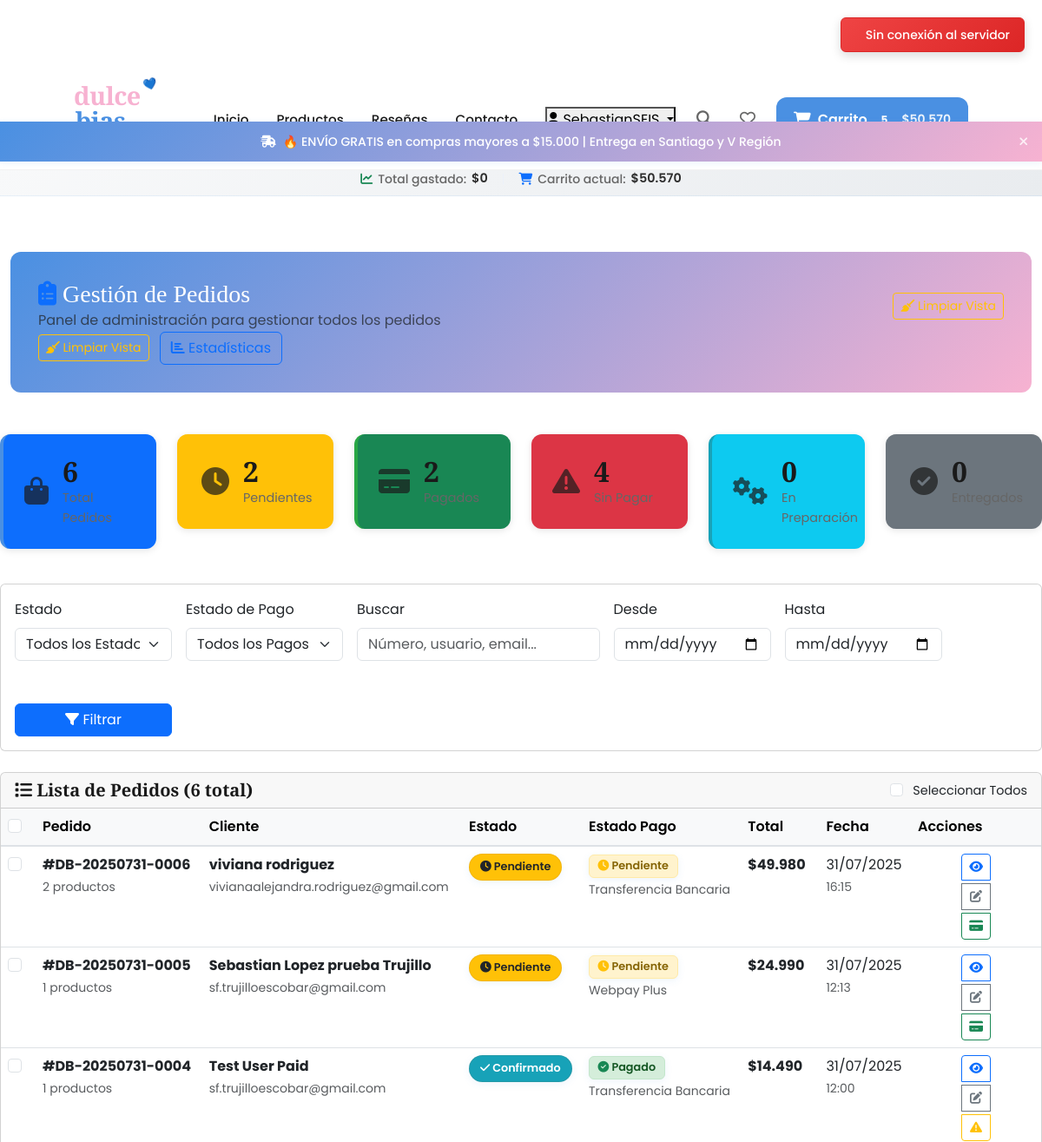
Page /orders/admin/ (signed in, upper part) on the earlier database version.
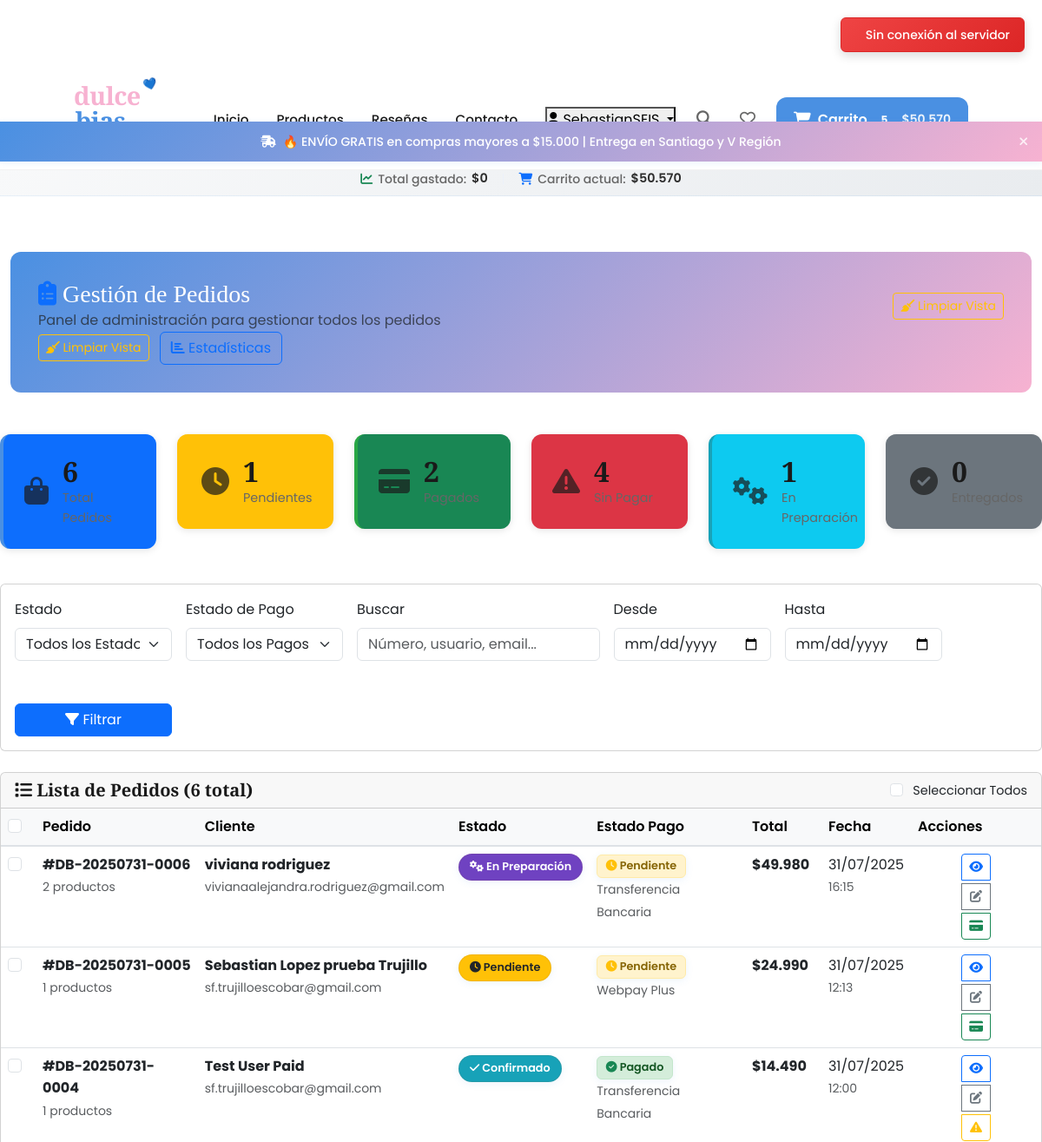
Same page on the later database version.
### orders/models.py (models this page shows, shortened)
class Order(models.Model):
    STATUS_CHOICES = [
        ('pending', 'Pendiente'),
        ('confirmed', 'Confirmado'),
        ('processing', 'En Preparación'),
        ('shipped', 'Enviado'),
        ('delivered', 'Entregado'),
        ('cancelled', 'Cancelado'),
    ]
    PAYMENT_STATUS_CHOICES = [
        ('pending', 'Pendiente'),
        ('paid', 'Pagado'),
        ('failed', 'Fallido'),
        ('refunded', 'Reembolsado'),
    ]
    REGION_CHOICES = [
        ('rm', 'Región Metropolitana'),
        ('v', 'V Región - Valparaíso'),
        ('viii', 'VIII Región - Biobío'),
        ('iv', 'IV Región - Coquimbo'),
        ('other', 'Otra Región'),
    ]
    PAYMENT_METHOD_CHOICES = [
        ('webpay', 'Webpay Plus'),
        ('transfer', 'Transferencia Bancaria'),
        ('cash', 'Pago contra entrega'),
    ]
    order_number = models.CharField(max_length=20, unique=True, editable=False)
    user = models.ForeignKey(User, on_delete=models.CASCADE, related_name='orders')
    status = models.CharField(max_length=20, choices=STATUS_CHOICES, default='pending')
    payment_status = models.CharField(max_length=20, choices=PAYMENT_STATUS_CHOICES, default='pending')
    first_name = models.CharField(max_length=50)
    last_name = models.CharField(max_length=50)
    email = models.EmailField()
    phone = models.CharField(max_length=20)
    address = models.CharField(max_length=250)
    city = models.CharField(max_length=100)
    region = models.CharField(max_length=10, choices=REGION_CHOICES)
    postal_code = models.CharField(max_length=10, blank=True)
    payment_method = models.CharField(max_length=20, choices=PAYMENT_METHOD_CHOICES, default='webpay')
    subtotal = models.DecimalField(max_digits=10, decimal_places=0)
    shipping_cost = models.DecimalField(max_digits=10, decimal_places=0, default=0)
    total = models.DecimalField(max_digits=10, decimal_places=0)
    created_at = models.DateTimeField(auto_now_add=True)
    updated_at = models.DateTimeField(auto_now=True)
    shipped_at = models.DateTimeField(null=True, blank=True)
    delivered_at = models.DateTimeField(null=True, blank=True)
    notes = models.TextField(blank=True, help_text="Notas especiales para el pedido")
    tracking_number = models.CharField(max_length=100, blank=True)
    class Meta:
        ordering = ['-created_at']
        indexes = [
            models.Index(fields=['order_number']),
            models.Index(fields=['user', '-created_at']),
            models.Index(fields=['status']),
        ]
    @property
    def full_name(self):
        return f"{self.first_name} {self.last_name}"
    @property
    def formatted_total(self):
        return f"${int(self.total):,}".replace(',', '.')
    def get_total_items(self):
        return sum(item.quantity for item in self.items.all())

class OrderItem(models.Model):
    order = models.ForeignKey(Order, on_delete=models.CASCADE, related_name='items')
    product = models.ForeignKey(Product, on_delete=models.CASCADE)
    price = models.DecimalField(max_digits=10, decimal_places=0)  # Precio al momento de la compra
    quantity = models.PositiveIntegerField(default=1)

### orders/admin_views.py (the view, shortened to what this page needs)
# urls.py: path('', admin_views.OrderManagementView.as_view(), name='admin_management'),
class OrderManagementView(SuperuserRequiredMixin, ListView):
    model = Order
    template_name = 'orders/admin/order_management.html'
    context_object_name = 'orders'
    paginate_by = 20
    def get_queryset(self):
        queryset = Order.objects.select_related('user').prefetch_related('items__product')
        status_filter = self.request.GET.get('status')
        payment_status_filter = self.request.GET.get('payment_status')
        search_query = self.request.GET.get('search')
        date_from = self.request.GET.get('date_from')
        date_to = self.request.GET.get('date_to')
        if status_filter and status_filter != 'all':
            queryset = queryset.filter(status=status_filter)
        if payment_status_filter and payment_status_filter != 'all':
            queryset = queryset.filter(payment_status=payment_status_filter)
        if date_from:
            queryset = queryset.filter(created_at__date__gte=date_from)
        if date_to:
            queryset = queryset.filter(created_at__date__lte=date_to)
        return queryset.order_by('-created_at')
    def get_context_data(self, **kwargs):
        context = super().get_context_data(**kwargs)
        context['stats'] = {
            'total_orders': Order.objects.count(),
            'pending_orders': Order.objects.filter(status='pending').count(),
            'processing_orders': Order.objects.filter(status='processing').count(),
            'delivered_orders': Order.objects.filter(status='delivered').count(),
            'paid_orders': Order.objects.filter(payment_status='paid').count(),
            'unpaid_orders': Order.objects.filter(payment_status='pending').count(),
        }
        context['current_filters'] = {
            'status': self.request.GET.get('status', 'all'),
            'payment_status': self.request.GET.get('payment_status', 'all'),
            'search': self.request.GET.get('search', ''),
            'date_from': self.request.GET.get('date_from', ''),
            'date_to': self.request.GET.get('date_to', ''),
        }
        context['status_choices'] = Order.STATUS_CHOICES
        context['payment_status_choices'] = Order.PAYMENT_STATUS_CHOICES
        return context

### accounts/models.py (called while the page is built)
    @property
    def full_name(self):
        return f"{self.user.first_name} {self.user.last_name}".strip()

    @property
    def display_name(self):
        if self.full_name:
            return self.full_name
        return self.user.username

### cart/models.py (called while the page is built)
    @property
    def total_items(self):
        return sum(item.quantity for item in self.items.all())

    @property
    def total_price(self):
        return sum(item.get_total_price() for item in self.items.all())

    @property
    def formatted_total_price(self):
        total = self.total_price
        return f"${int(total):,}".replace(',', '.')

    def get_total_price(self):
        return self.product.current_price * self.quantity

### orders/admin_views.py (called while the page is built)
    def test_func(self):
        return self.request.user.is_superuser

### shop/models.py (called while the page is built)
    @property
    def current_price(self):
        if self.is_on_sale:
            if self.discount_price:
                return self.discount_price
            elif self.discount_percentage > 0:
                discount_amount = self.price * (Decimal(str(self.discount_percentage)) / Decimal('100'))
                return self.price - discount_amount
        return self.price

### templates/orders/admin/order_management.html (shortened to what the changed rows need)
{% extends 'base.html' %}
{% load static %}
{% block content %}
<div class="container-fluid py-4">
    <div class="admin-header mb-4">
        <div class="row align-items-center">
            <div class="col">
                <h1 class="h3 mb-0">
                    <i class="fas fa-clipboard-list text-primary"></i>
                    Gestión de Pedidos
                </h1>
            </div>
        </div>
        </div>
    </div>
    <div class="row mb-4">
        <div class="col-md-2">
            <div class="stat-card bg-warning">
                <div class="stat-content">
                    <h3>{{ stats.pending_orders }}</h3>
                    <p>Pendientes</p>
                </div>
            </div>
        </div>
        <div class="col-md-2">
            <div class="stat-card bg-info">
                <div class="stat-content">
                    <h3>{{ stats.processing_orders }}</h3>
                    <p>En Preparación</p>
                </div>
            </div>
        </div>
    </div>
    <div class="card">
        <div class="card-body p-0">
            {% if orders %}
                <div class="table-responsive">
                    <table class="table table-hover mb-0">
                        <thead class="table-light">
                            <tr>
                                <th width="40px">
                                    <input type="checkbox" id="header-checkbox" class="form-check-input">
                                </th>
                                <th>Pedido</th>
                                <th>Cliente</th>
                                <th>Estado</th>
                                <th>Estado Pago</th>
                                <th>Total</th>
                                <th>Fecha</th>
                                <th width="150px">Acciones</th>
                            </tr>
                        </thead>
                        <tbody>
                            {% for order in orders %}
                            <tr class="order-row" data-order-id="{{ order.id }}">
                                <td>
                                    <input type="checkbox" class="form-check-input order-checkbox"
                                           value="{{ order.id }}">
                                </td>
                                <td>
                                    <div class="order-info">
                                        <strong>#{{ order.order_number }}</strong>
                                        <br>
                                        <small class="text-muted">{{ order.get_total_items }} productos</small>
                                    </div>
                                </td>
                                <td>
                                    <div class="customer-info">
                                        <strong>{{ order.full_name }}</strong>
                                        <br>
                                        <small class="text-muted">{{ order.user.email }}</small>
                                    </div>
                                </td>
                                <td>
                                    <span class="badge status-badge status-{{ order.status }}">
                                        {% if order.status == 'pending' %}
                                            <i class="fas fa-clock"></i> Pendiente
                                        {% elif order.status == 'confirmed' %}
                                            <i class="fas fa-check"></i> Confirmado
                                        {% elif order.status == 'processing' %}
                                            <i class="fas fa-cogs"></i> En Preparación
                                        {% elif order.status == 'shipped' %}
                                            <i class="fas fa-shipping-fast"></i> Enviado
                                        {% elif order.status == 'delivered' %}
                                            <i class="fas fa-check-circle"></i> Entregado
                                        {% elif order.status == 'cancelled' %}
                                            <i class="fas fa-times"></i> Cancelado
                                        {% endif %}
                                    </span>
                                </td>
                                <td>
                                    <span class="badge payment-badge payment-{{ order.payment_status }}">
                                        {% if order.payment_status == 'pending' %}
                                            <i class="fas fa-clock text-warning"></i> Pendiente
                                        {% elif order.payment_status == 'paid' %}
                                            <i class="fas fa-check-circle text-success"></i> Pagado
                                        {% elif order.payment_status == 'failed' %}
                                            <i class="fas fa-times-circle text-danger"></i> Fallido
                                        {% elif order.payment_status == 'refunded' %}
                                            <i class="fas fa-undo text-info"></i> Reembolsado
                                        {% endif %}
                                    </span>
                                    <br>
                                    <small class="text-muted">{{ order.get_payment_method_display }}</small>
                                </td>
                                <td>
                                    <strong>{{ order.formatted_total }}</strong>
                                </td>
                                <td>
                                    <div class="date-info">
                                        {{ order.created_at|date:"d/m/Y" }}
                                        <br>
                                        <small class="text-muted">{{ order.created_at|time:"H:i" }}</small>
                                    </div>
                                </td>
                                <td>
                                    <div class="btn-group-vertical d-grid gap-1" role="group">
                                        <a href="{% url 'orders:admin_detail' order.order_number %}"
                                           class="btn btn-sm btn-outline-primary" title="Ver Detalle">
                                            <i class="fas fa-eye"></i>
                                        </a>
                                        <button class="btn btn-sm btn-outline-secondary quick-status-btn"
                                                data-order-id="{{ order.id }}"
                                                data-current-status="{{ order.status }}"
                                                title="Cambiar Estado">
                                            <i class="fas fa-edit"></i>
                                        </button>
                                        {% if order.payment_status == 'pending' %}
                                            <button class="btn btn-sm btn-outline-success payment-btn"
                                                    data-order-id="{{ order.id }}"
                                                    data-action="mark_paid"
                                                    title="Marcar como Pagado">
                                                <i class="fas fa-credit-card"></i>
                                            </button>
                                        {% endif %}
                                    </div>
                                </td>
                            </tr>
                            {% endfor %}
                        </tbody>
                    </table>
                </div>
            {% else %}
                <div class="text-center py-5">
                    <i class="fas fa-shopping-bag fa-3x text-muted mb-3"></i>
                    <h5>No se encontraron pedidos</h5>
                    <p class="text-muted">No hay pedidos que coincidan con los filtros aplicados.</p>
                </div>
            {% endif %}
        </div>
    </div>
{% endblock %}

Differences in the rows shown:
changed Order "DB-20250731-0006": status "Pendiente" → "En Preparación"
Other differences:
{{ stats.pending_orders }}: "2" → "1"
{{ stats.processing_orders }}: "0" → "1"
